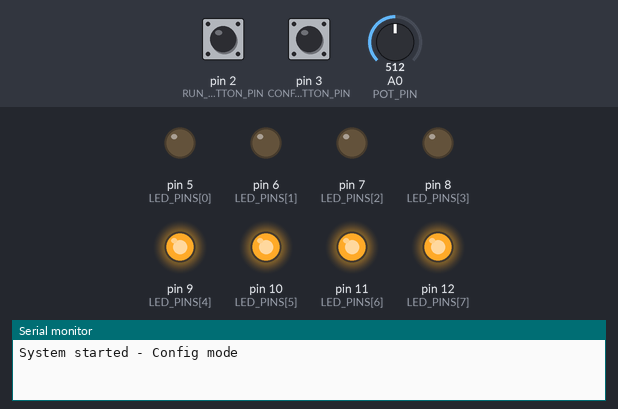
This sketch was run on a simulated Arduino Uno, built with avr-gcc and run on an emulated ATmega328P. On the bench: output pins drawn as LEDs (lit = HIGH), the last lines printed to the serial monitor. Inputs (shaded band) come from the test bench; at power-on: pin 2 (RUN_BUTTON_PIN) HIGH, pin 3 (CONFIG_BUTTON_PIN) HIGH, A0 (POT_PIN) = 512.

Above: at 1.2 s.
1.3 s: pin 2 (RUN_BUTTON_PIN) pulled LOW for 0.15 s
At 1.55 s:
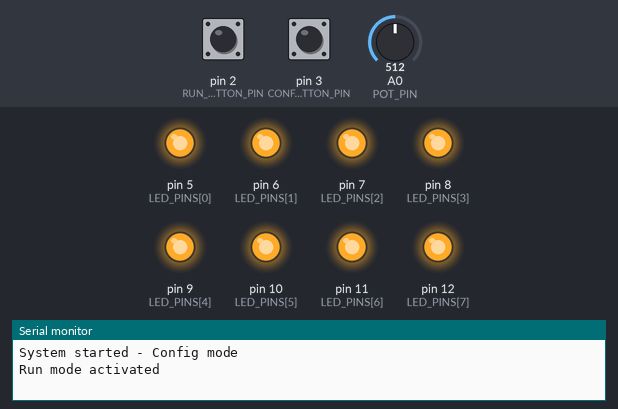
4.3 s: pin 3 (CONFIG_BUTTON_PIN) pulled LOW for 0.15 s
At 5.4 s:
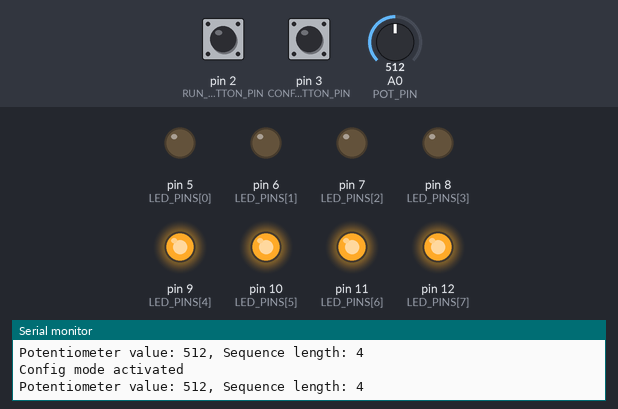
5.9 s: A0 (POT_PIN) set to 572
7.4 s: A0 (POT_PIN) set to 596
At 8.3 s:
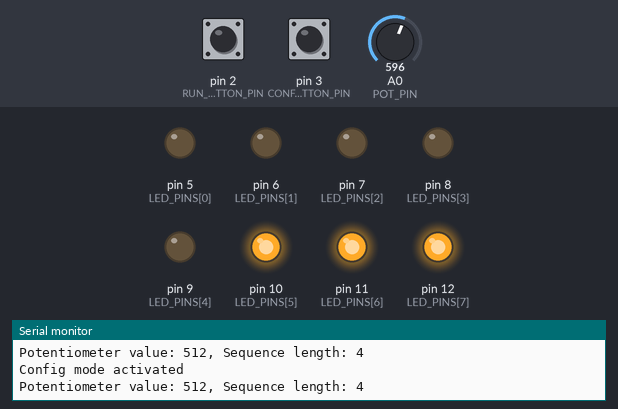
8.9 s: A0 (POT_PIN) set to 306
At 9.6 s:
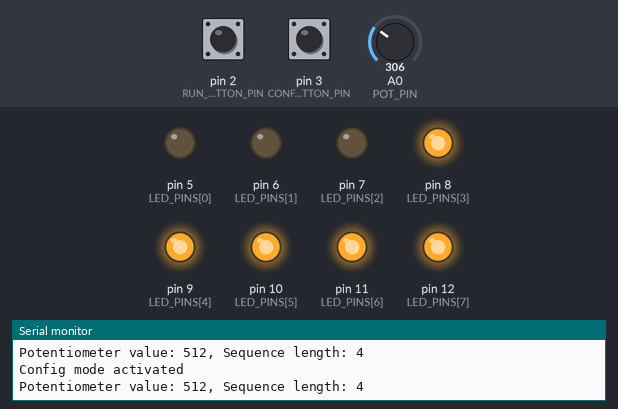
10.4 s: A0 (POT_PIN) set to 282
At 11.0 s:
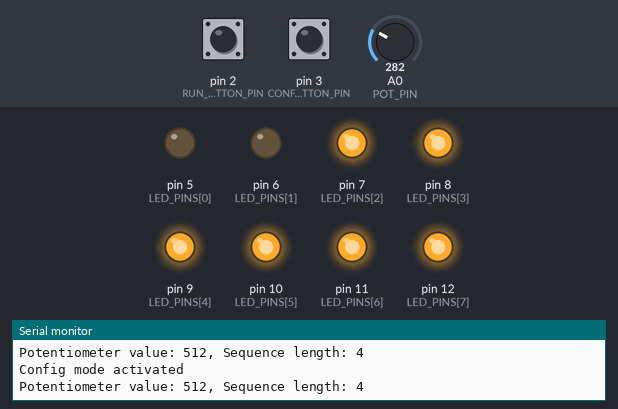
Timing chart, 0 to 12.9 s (numbered marks = the images above; inputs shaded):
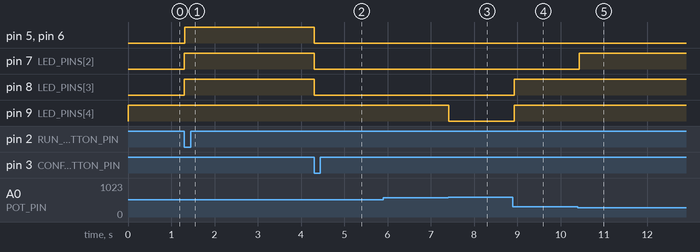

Measured:
- the behaviour switches between 584 and 585 on A0 (POT_PIN) (found by bisection; images 2 and 3)
- the behaviour switches between 293 and 292 on A0 (POT_PIN) (found by bisection; images 4 and 5)
- after the input at 1.3 s, pin 5 (LED_PINS[0]), pin 6 (LED_PINS[1]), pin 7 (LED_PINS[2]), pin 8 (LED_PINS[3]): LOW → HIGH at once
- after the input at 4.3 s, pin 5 (LED_PINS[0]), pin 6 (LED_PINS[1]), pin 7 (LED_PINS[2]), pin 8 (LED_PINS[3]): HIGH → LOW at once
- after the input at 5.9 s, every drawn part: stays the same
- after the input at 7.4 s, pin 9 (LED_PINS[4]): HIGH → LOW at once
- after the input at 8.9 s, pin 8 (LED_PINS[3]), pin 9 (LED_PINS[4]): LOW → HIGH at once
- after the input at 10.4 s, pin 7 (LED_PINS[2]): LOW → HIGH at once

The sketch:

05_Approach_Lights_2.ino
```cpp
// RTS SoSe 2025
// Zakaria Boujana
// Approach Lights 2

// Define LED pins
const int LED_PINS[] = {5, 6, 7, 8, 9, 10, 11, 12};
const int MAX_LEDS = 8;

// Define control pins
const int RUN_BUTTON_PIN = 2; // Button for run mode
const int CONFIG_BUTTON_PIN = 3;  // Button for config mode
const int POT_PIN = A0; // Potentiometer Input

// Mode control
enum Mode {RUN, CONFIG};
Mode currentMode = CONFIG;  // Start in CONFIG Mode
Mode lastMode;

volatile unsigned long lastButtonPress = 0;
int potValue;
int sequenceLength;

void setup() {
  // Initialize Serial
  Serial.begin(9600);
  Serial.println("System started - Config mode");

  for (int i = 0; i < MAX_LEDS; i++) {
    pinMode(LED_PINS[i], OUTPUT);
    digitalWrite(LED_PINS[i], HIGH); // All LEDs off (active low)
  }

  pinMode(RUN_BUTTON_PIN, INPUT_PULLUP);
  attachInterrupt(digitalPinToInterrupt(RUN_BUTTON_PIN), runButtonISR, FALLING);

  pinMode(CONFIG_BUTTON_PIN, INPUT_PULLUP);
  attachInterrupt(digitalPinToInterrupt(CONFIG_BUTTON_PIN), configButtonISR, FALLING);
}

void loop () {
  if (currentMode == RUN) {
    runMode();
  }
  else {
    configMode();
  }
}

void runMode() {

  // Only read pot when first entering RUN mode
  if (lastMode != currentMode) {
    // Calculate sequence length from locked value
    sequenceLength = map(potValue, 0, 1023, 1, MAX_LEDS);
    sequenceLength = max(1, sequenceLength);

    lastMode = currentMode;

    // Reset all LEDs when switching to run mode
    for (int i = 0; i < MAX_LEDS; i++) {
      digitalWrite(LED_PINS[i], HIGH);
    }
  }

  // Calculate timing to maintain 2Hz frequency
  int totalOnTime = sequenceLength * 2;
  int remainingTime = 500 - totalOnTime;
  int stepDuration = remainingTime / (sequenceLength + 1);

  // Run sequence
  for (int i = 0; i < sequenceLength; i++) {
    if (currentMode == CONFIG) break;

    digitalWrite(LED_PINS[i], LOW);
    for (int j = 0; j < 2; j++) {
        if (currentMode == CONFIG) break;
        delay(1);
    }
    digitalWrite(LED_PINS[i], HIGH);
    for (int j = 0; j < stepDuration; j++) {
        if (currentMode == CONFIG) break;
        delay(1);
    }
  }

  if (currentMode == RUN) {
    for (int j = 0; j < stepDuration; j++) {
        if (currentMode == CONFIG) break;
        delay(1);
    }

    // Print potentiometer value after sequence
    Serial.print("Potentiometer value: ");
    Serial.print(potValue);
    Serial.print(", Sequence length: ");
    Serial.println(sequenceLength);
  }
}

void configMode() {
  // Read current pot value (live updates)
  potValue = analogRead(POT_PIN);
  sequenceLength = map(potValue, 0, 1023, 1, MAX_LEDS);
  sequenceLength = max(1, sequenceLength);

  // Update LED display
  for (int i = 0; i < MAX_LEDS; i++) {
    if (i < sequenceLength) {
      digitalWrite(LED_PINS[i], LOW);
    } else {
      digitalWrite(LED_PINS[i], HIGH);
    }
  }

  // Small delay to prevent flickering
  delay(50);
}


void runButtonISR() {
  unsigned long currentTime = millis();

  // Debounce - only accept button press if 200ms passed
  if (currentTime - lastButtonPress > 200) {
    lastMode = currentMode;
    currentMode = RUN;
    lastButtonPress = currentTime;
    Serial.println("Run mode activated");
  }
}

void configButtonISR() {
  unsigned long currentTime = millis();

  // Debounce - only accept button press if 200ms passed
  if (currentTime - lastButtonPress > 200) {
    lastMode = currentMode;
    currentMode = CONFIG;
    lastButtonPress = currentTime;
    Serial.println("Config mode activated");
  }
}
```
